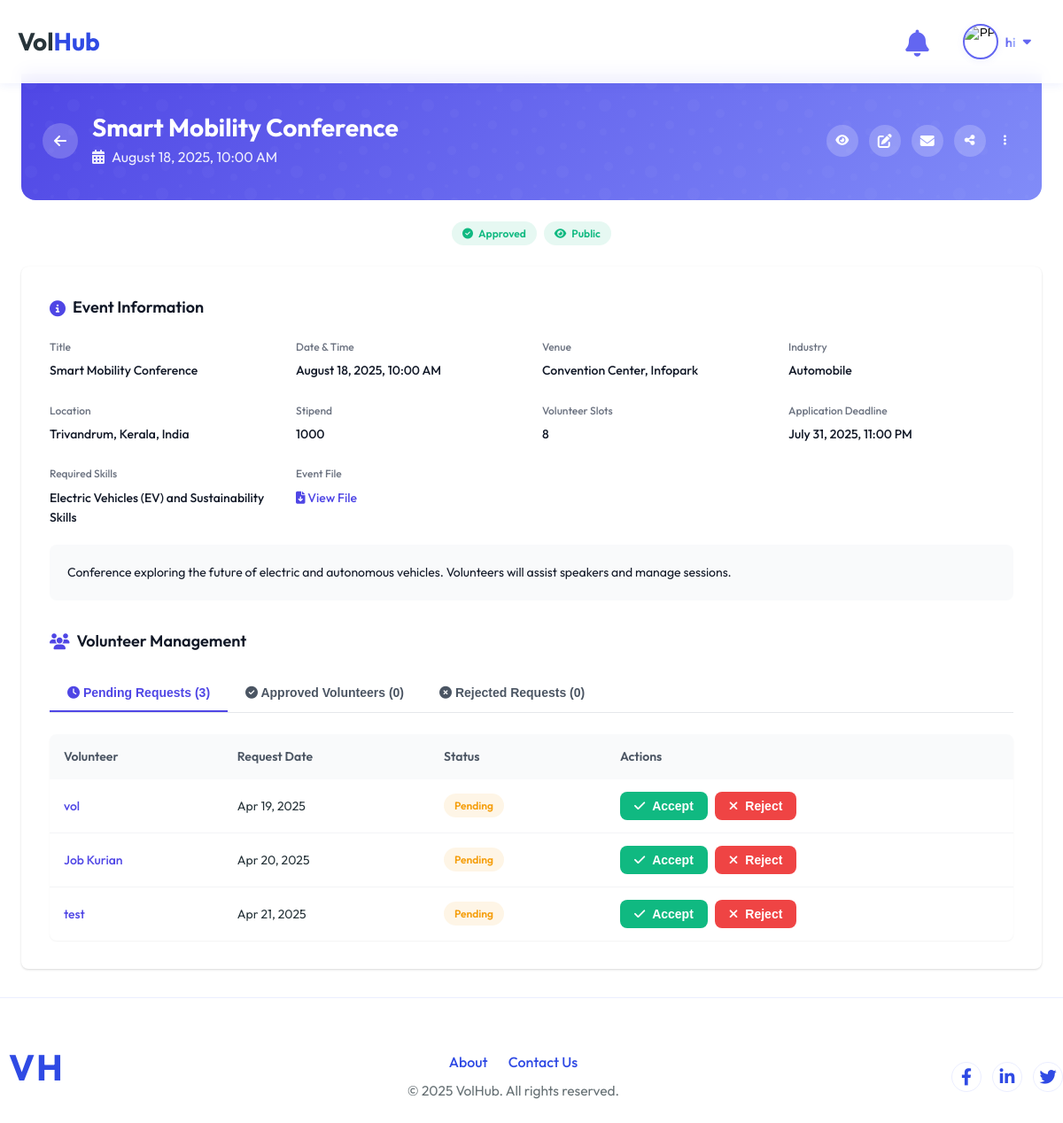
Page /User/event-action/2/ (signed in) on the earlier database version.
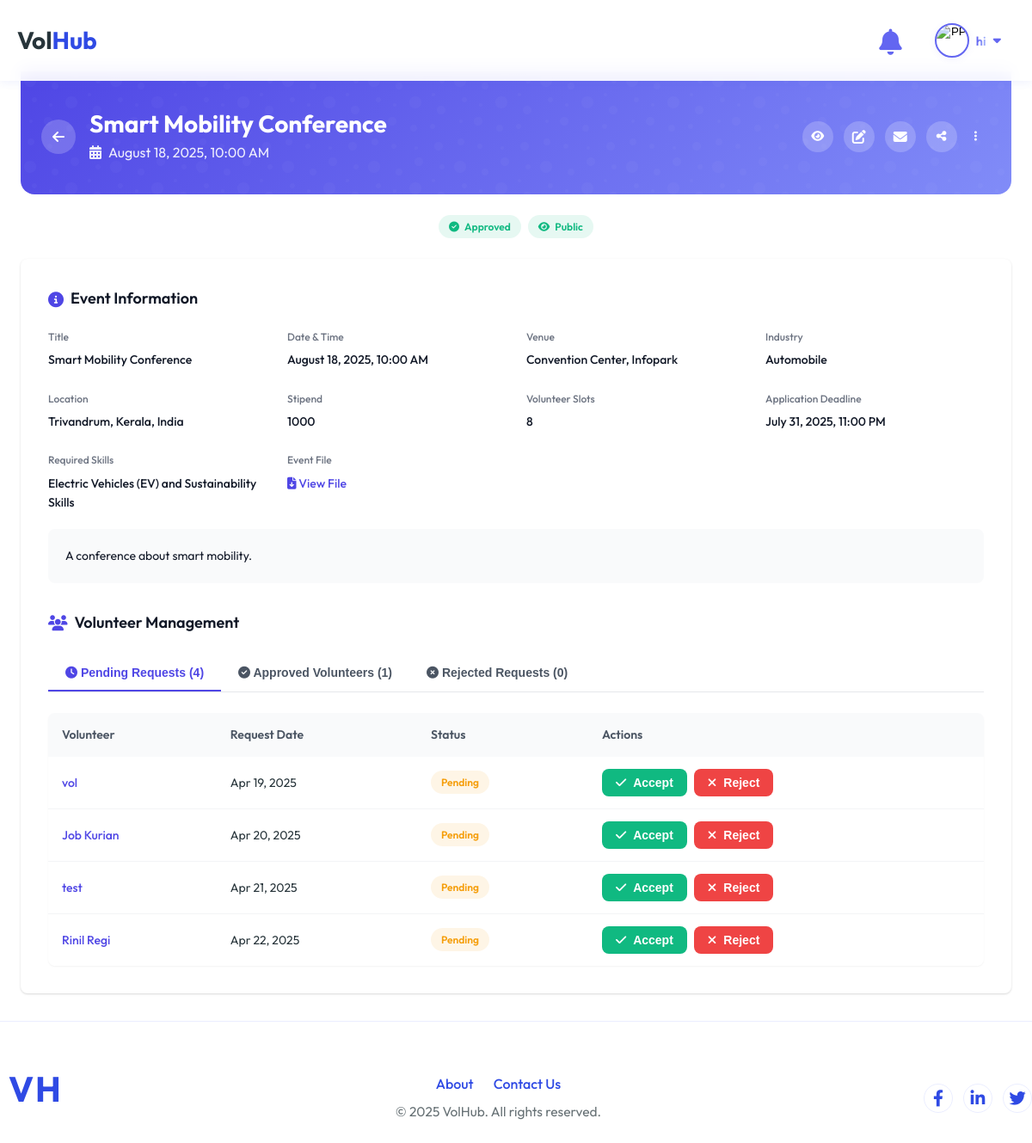
Same page on the later database version.
### User/models.py (models this page shows)
class tbl_skill(models.Model):
    industry = models.ForeignKey(tbl_industry, on_delete=models.CASCADE, related_name="skills")
    skill_name = models.CharField(max_length=100)

class tbl_event(models.Model):
    event_title=models.CharField(max_length=30)
    event_content=models.CharField(max_length=30)
    event_datetime=models.DateTimeField()
    event_file=models.FileField(upload_to="Assets/Files/User")
    event_created_at = models.DateTimeField(auto_now_add=True)
    event_venue=models.CharField(max_length=30)
    event_city=models.ForeignKey(tbl_city,on_delete=models.CASCADE)
    event_stipend=models.CharField(max_length=30)
    event_status=models.IntegerField(default=0)
    industry=models.ForeignKey(tbl_industry,on_delete=models.CASCADE)
    user=models.ForeignKey(tbl_user,on_delete=models.CASCADE)
    volunteer_slots=models.PositiveIntegerField(default=1)
    required_skills=models.ManyToManyField(tbl_skill)
    application_deadline=models.DateTimeField()
    visibility=models.IntegerField(default=1)

class tbl_request(models.Model):
    request_datetime = models.DateTimeField(auto_now_add=True)
    event = models.ForeignKey(tbl_event, on_delete=models.CASCADE, related_name='requests')
    user = models.ForeignKey(tbl_user, on_delete=models.CASCADE, related_name='volunteer_requests')
    request_status = models.IntegerField(default=0)

class tbl_industry(models.Model):
    industry_name = models.CharField(max_length=100, unique=True)

### Guest/models.py (models this page shows, shortened)
class tbl_user(models.Model):
    user_email = models.EmailField(max_length=50, unique=True)
    user_name = models.CharField(max_length=50, null=True, blank=True)
    user_username = models.CharField(max_length=50, null=True, blank=True)
    user_contact = models.CharField(max_length=10, null=True, blank=True)
    user_address = models.CharField(max_length=100, null=True, blank=True)
    user_password = models.CharField(max_length=128, null=True, blank=True)  # Store hashed password
    user_city = models.ForeignKey(tbl_city, on_delete=models.CASCADE, null=True)
    user_photo = models.FileField(upload_to="Assets/Files/User", null=True, blank=True)
    user_gender = models.CharField(max_length=100, null=True, blank=True)
    user_bio = models.TextField(null=True, blank=True)
    user_links = models.TextField(null=True, blank=True)  # Store as JSON (GitHub, LinkedIn, etc.)
    user_degree_type = models.CharField(max_length=50, null=True, blank=True)
    user_institution = models.CharField(max_length=100, null=True, blank=True)
    user_field_of_study = models.CharField(max_length=100, null=True, blank=True)
    user_graduation_month = models.IntegerField(null=True, blank=True)  # Store as month number (1-12)
    user_graduation_year = models.IntegerField(null=True, blank=True)  # Store as year (YYYY)
    user_emergency_name = models.CharField(max_length=100, null=True, blank=True)
    user_emergency_phone = models.CharField(max_length=15, null=True, blank=True)
    user_organization_name = models.CharField(max_length=100, null=True, blank=True)
    user_job_title = models.CharField(max_length=100, null=True, blank=True)
    user_industry = models.CharField(max_length=100, null=True, blank=True)
    user_location = models.CharField(max_length=100, null=True, blank=True)
    user_official_address = models.CharField(max_length=200, null=True, blank=True)
    user_official_contact_number = models.CharField(max_length=15, null=True, blank=True)
    is_basic_profile_complete = models.BooleanField(default=False)
    is_volunteer_profile_complete = models.BooleanField(default=False)
    is_organizer_profile_complete = models.BooleanField(default=False)
    user_past_volunteering = models.TextField(null=True, blank=True)
    user_type = models.CharField(max_length=10, choices=USER_TYPES, default='volunteer')
    user_visibility = models.BooleanField(default=False)  # If true, profile is public and visible to anyone

### User/views.py (the view, shortened to what this page needs)
# urls.py: path('event-action/<int:event_id>/', views.event_action, name='event_action'),
def event_action(request, event_id):
    if 'u_id' not in request.session:
        return redirect('Guest:login')
    user = tbl_user.objects.get(id=request.session['u_id'])
    event = tbl_event.objects.filter(id=event_id).first()
    if not event:
        messages.error(request, "Event not found or you don't have access.")
        return redirect('User:organizer_dashboard')
    requests = tbl_request.objects.filter(event=event).select_related('user')
    pending_count = requests.filter(request_status=0).count()
    approved_count = requests.filter(request_status=1).count()
    rejected_count = requests.filter(request_status=2).count()
    event_city = event.event_city if event and event.event_city_id else None
    event_state = event_city.state if event_city and event_city.state_id else None
    event_country = event_state.country if event_state and event_state.country_id else None
    return render(request, 'User/org_event_detail.html', {
        'event': event,
        'requests': requests,
        'event_city': event_city,
        'event_state': event_state,
        'event_country': event_country,
        'pending_count': pending_count,
        'approved_count': approved_count,
        'rejected_count': rejected_count,
    })

### User/templates/User/org_event_detail.html (shortened to what the changed rows need)
{% extends 'Guest/base.html' %}
{% block content %}
<div class="event-container">
    <div class="event-hero">
        <div class="event-hero-content">
            <div class="event-hero-title-group">
                <div class="event-title-wrapper">
                    <h1 class="event-hero-title">{{ event.event_title }}</h1>
                    <div class="event-hero-meta">
                        <i class="fas fa-calendar-alt"></i>
                        <span>{{ event.event_datetime|date:'F j, Y, g:i A' }}</span>
                    </div>
                </div>
            </div>
        </div>
    </div>
    <div class="event-details-card">
        <div class="card-section">
            <h2 class="section-title">
                <i class="fas fa-info-circle"></i>
                <span>Event Information</span>
            </h2>
            <div class="details-grid">
                <div class="detail-item">
                    <div class="detail-label">Title</div>
                    <div class="detail-value">{{ event.event_title }}</div>
                </div>
                <div class="detail-item">
                    <div class="detail-label">Date & Time</div>
                    <div class="detail-value">{{ event.event_datetime|date:'F j, Y, g:i A' }}</div>
                </div>
                <div class="detail-item">
                    <div class="detail-label">Venue</div>
                    <div class="detail-value">{{ event.event_venue }}</div>
                </div>
                <div class="detail-item">
                    <div class="detail-label">Industry</div>
                    <div class="detail-value">{{ event.industry.industry_name }}</div>
                </div>
                <div class="detail-item">
                </div>
                <div class="detail-item">
                    <div class="detail-label">Stipend</div>
                    <div class="detail-value">{{ event.event_stipend|default:'N/A' }}</div>
                </div>
                <div class="detail-item">
                    <div class="detail-label">Volunteer Slots</div>
                    <div class="detail-value">{{ event.volunteer_slots }}</div>
                </div>
                <div class="detail-item">
                    <div class="detail-label">Application Deadline</div>
                    <div class="detail-value">{{ event.application_deadline|date:'F j, Y, g:i A' }}</div>
                </div>
                <div class="detail-item">
                    <div class="detail-label">Required Skills</div>
                    <div class="detail-value">{% for skill in event.required_skills.all %}{{ skill.skill_name }}{% if not forloop.last %}, {% endif %}{% empty %}N/A{% endfor %}</div>
                </div>
                <div class="detail-item">
                </div>
            </div>
            <div class="event-description">
                {{ event.event_content|linebreaksbr }}
            </div>
        </div>
        <div class="card-section">
            <h2 class="section-title">
                <i class="fas fa-users"></i>
                <span>Volunteer Management</span>
            </h2>
            <div class="tabs">
                <div class="tabs-header">
                    <button class="tab-button active" data-tab="pending">
    <i class="fas fa-clock"></i> Pending Requests
    <span class="count">
        ({{ pending_count }})
    </span>
</button>
<button class="tab-button" data-tab="approved">
    <i class="fas fa-check-circle"></i> Approved Volunteers
    <span class="count">
        ({{ approved_count }})
    </span>
</button>
                </div>
                <div class="tab-content active" id="pending-tab">
                    <div class="table-container">
                        <table class="data-table">
                            <thead>
                                <tr>
                                    <th>Volunteer</th>
                                    <th>Request Date</th>
                                    <th>Status</th>
                                    <th>Actions</th>
                                </tr>
                            </thead>
                            <tbody>
                                {% for req in requests %}
                                    {% if req.request_status == 0 %}
                                    <tr>
                                        <td>
                                            <a href="{% url 'User:applied_volunteer_profile' req.id %}" class="volunteer-name">
                                                {{ req.user.user_name }}
                                            </a>
                                        </td>
                                        <td>{{ req.request_datetime|date:'M d, Y' }}</td>
                                        <td>
                                            <span class="event-status status-pending">Pending</span>
                                        </td>
                                        <td>
                                            <div class="table-actions">
                                                <form method="post" style="display: inline;">
                                                    <button type="submit" class="action-btn table-btn btn-success">
                                                        <i class="fas fa-check"></i> Accept
                                                    </button>
                                                </form>
                                                <form method="post" style="display: inline;">
                                                    <button type="submit" class="action-btn table-btn btn-danger">
                                                        <i class="fas fa-times"></i> Reject
                                                    </button>
                                                </form>
                                            </div>
                                        </td>
                                    </tr>
                                    {% endif %}
                                {% endfor %}
                            </tbody>
                        </table>
                    </div>
                </div>
            </div>
        </div>
    </div>
</div>
{% endblock %}

Differences in the rows shown:
changed tbl_event "Smart Mobility Conference": event_content "Conference exploring the future of electric and autonomous vehicles. Volunteers will assist speakers and manage sessions." → "A conference about smart mobility."
added tbl_request: user.user_name "Rinil Regi", request_datetime "Apr 22, 2025"
Other differences:
{{ pending_count }}: "3" → "4"
{{ approved_count }}: "0" → "1"
